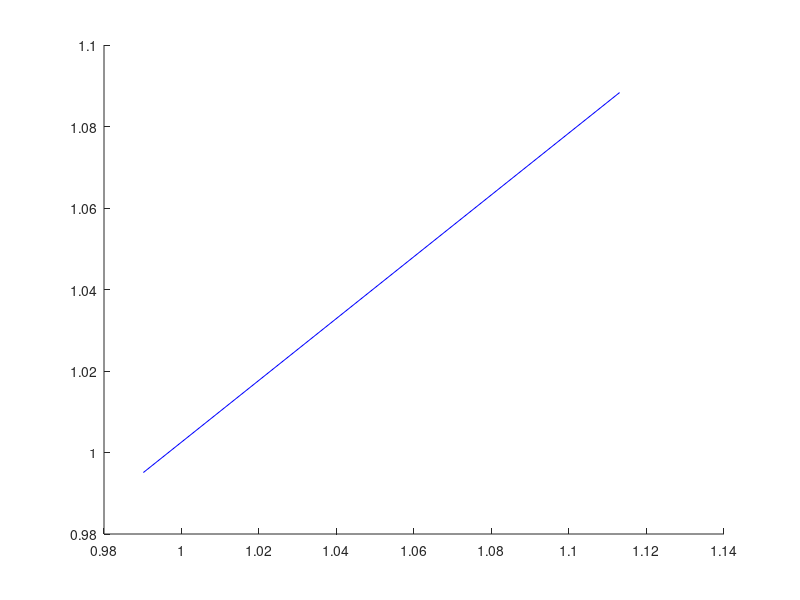

MATLAB code for this plot: (Note: this script raises an error after producing the figure.)
%% KAlMAN filter basic implementation

%% step 1 : general parameters
del_t = 0.1;
num_points = 100;

%noice variances
%process noise
noise_process1 = wgn(1,num_points , 0.0001 , 'linear');
noise_process2 = wgn(1,num_points , 0.0001 , 'linear');
noise_process3 = wgn(1,num_points , 0.0001 , 'linear');
noise_process4 = wgn(1,num_points , 0.0001 , 'linear');

%process noice covariance initilize
epsilent_var =  [0.0001 0 0 0; 
                0 0.0001 0 0; 
                0 0 0.0001 0;
                0 0 0 0.0001];

%measuremnt noise
noise_measure1 = wgn(1,num_points , 0.001 , 'linear');
noise_measure2 = wgn(1,num_points , 0.001 , 'linear');

%measurement noise covariance initialize
delta_var =  [0.001 0;
              0 0.001];

%initilize position/vel for moving object
obj_x_pos = 1+noise_process1(1);
obj_y_pos = 1+noise_process2(1);
obj_x_vel = 1+noise_process3(1);
obj_y_vel = 1+noise_process4(1);

%initilize measurement for moving object
Z = [obj_x_pos ; obj_y_pos] + [noise_measure1(1);noise_measure2(1)];
%% step2 : Kalman parameters

%state matrix
A = [ 1 0 del_t 0;
      0 1 0 del_t;
      0 0 1 0;
      0 0 0 1];

%measurement/output matrix
C = [1 0 0 0; 0 1 0 0];

%no B matrix since we do not involve control input

%state vector initialze - mean of state vectors are used
u = [obj_x_pos ; obj_y_pos;obj_x_vel(1); obj_y_vel(1) ];

%covarice matrixinitilze(since we know the intial points no uncertatinity
sigma = [0 0 0 0;
         0 0 0 0;
         0 0 0 0;
         0 0 0 0];

%% plot and run algorithm

figure;
hold on;
for i=1:num_points-1

    %calculate new position and velocities
    pre_obj_x_pos = obj_x_pos;
    pre_obj_y_pos = obj_y_pos;
    obj_x_pos = obj_x_vel*del_t + pre_obj_x_pos + noise_process1(i+1);
    obj_y_pos = obj_y_vel*del_t + pre_obj_y_pos + noise_process2(i+1);
    obj_x_vel = obj_x_vel + noise_process3(i+1);
    obj_y_vel = obj_y_vel + noise_process4(i+1);
    
    %plot real moving path
    plot([pre_obj_x_pos ,obj_x_pos] , [pre_obj_y_pos ,obj_y_pos],'b');
    
    %save previous states fro plotting purposes
    pre_u = u;
    pre_Z = Z;
    pre_u_bar = u_bar;
    
    %update sensor readings with noise
    Z = [obj_x_pos ; obj_y_pos] + [noise_measure1(i+1);noise_measure2(i+1)];
    
    %Kalman filter
    u_bar = A*u;
    sigma_bar = A*sigma*A' + epsilent_var;
    K = sigma_bar*C'*inv(C*sigma_bar*C'+delta_var);
    u = u_bar + K*(Z -C*u_bar);
    sigma = (eye(4) - K*C)*sigma_bar;
    
    %plot sensor mean and state mean
    plot([pre_u(1),u(1)] , [pre_u(2),u(2)],'r' );
    plot([pre_Z(1),Z(1)] , [pre_Z(2),Z(2)],'g' );
     
    pause(0.05);
end






























